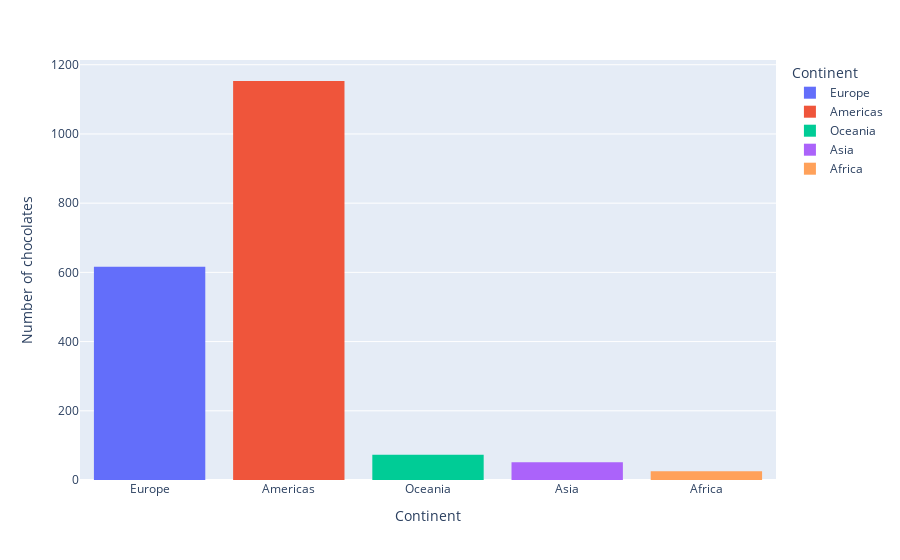

Notebook cell for this chart:
### Code cell
## plotting the bar chart

fig = px.histogram(ds, x="Continent", color='Continent')
fig.update_yaxes(title_text='Number of chocolates')
fig.show()

### Figure 1 — Plotly figure (JSON) as saved in the notebook; plotly's stock layout.template omitted (floating-point values rounded to 4 significant figures; data arrays with more than 128 entries replaced by an {"elided": "..."} marker saying what was removed)
{"data": [{"alignmentgroup": "True", "bingroup": "x", "hovertemplate": "Continent=%{x}<br>count=%{y}<extra></extra>", "legendgroup": "Europe", "marker": {"color": "#636efa", "pattern": {"shape": ""}}, "name": "Europe", "offsetgroup": "Europe", "orientation": "v", "showlegend": true, "x": {"elided": "616 str values"}, "xaxis": "x", "yaxis": "y", "type": "histogram"}, {"alignmentgroup": "True", "bingroup": "x", "hovertemplate": "Continent=%{x}<br>count=%{y}<extra></extra>", "legendgroup": "Americas", "marker": {"color": "#EF553B", "pattern": {"shape": ""}}, "name": "Americas", "offsetgroup": "Americas", "orientation": "v", "showlegend": true, "x": {"elided": "1153 str values"}, "xaxis": "x", "yaxis": "y", "type": "histogram"}, {"alignmentgroup": "True", "bingroup": "x", "hovertemplate": "Continent=%{x}<br>count=%{y}<extra></extra>", "legendgroup": "Oceania", "marker": {"color": "#00cc96", "pattern": {"shape": ""}}, "name": "Oceania", "offsetgroup": "Oceania", "orientation": "v", "showlegend": true, "x": ["Oceania", "Oceania", "Oceania", "Oceania", "Oceania", "Oceania", "Oceania", "Oceania", "Oceania", "Oceania", "Oceania", "Oceania", "Oceania", "Oceania", "Oceania", "Oceania", "Oceania", "Oceania", "Oceania", "Oceania", "Oceania", "Oceania", "Oceania", "Oceania", "Oceania", "Oceania", "Oceania", "Oceania", "Oceania", "Oceania", "Oceania", "Oceania", "Oceania", "Oceania", "Oceania", "Oceania", "Oceania", "Oceania", "Oceania", "Oceania", "Oceania", "Oceania", "Oceania", "Oceania", "Oceania", "Oceania", "Oceania", "Oceania", "Oceania", "Oceania", "Oceania", "Oceania", "Oceania", "Oceania", "Oceania", "Oceania", "Oceania", "Oceania", "Oceania", "Oceania", "Oceania", "Oceania", "Oceania", "Oceania", "Oceania", "Oceania", "Oceania", "Oceania", "Oceania", "Oceania", "Oceania", "Oceania", "Oceania"], "xaxis": "x", "yaxis": "y", "type": "histogram"}, {"alignmentgroup": "True", "bingroup": "x", "hovertemplate": "Continent=%{x}<br>count=%{y}<extra></extra>", "legendgroup": "Asia", "marker": {"color": "#ab63fa", "pattern": {"shape": ""}}, "name": "Asia", "offsetgroup": "Asia", "orientation": "v", "showlegend": true, "x": ["Asia", "Asia", "Asia", "Asia", "Asia", "Asia", "Asia", "Asia", "Asia", "Asia", "Asia", "Asia", "Asia", "Asia", "Asia", "Asia", "Asia", "Asia", "Asia", "Asia", "Asia", "Asia", "Asia", "Asia", "Asia", "Asia", "Asia", "Asia", "Asia", "Asia", "Asia", "Asia", "Asia", "Asia", "Asia", "Asia", "Asia", "Asia", "Asia", "Asia", "Asia", "Asia", "Asia", "Asia", "Asia", "Asia", "Asia", "Asia", "Asia", "Asia", "Asia"], "xaxis": "x", "yaxis": "y", "type": "histogram"}, {"alignmentgroup": "True", "bingroup": "x", "hovertemplate": "Continent=%{x}<br>count=%{y}<extra></extra>", "legendgroup": "Africa", "marker": {"color": "#FFA15A", "pattern": {"shape": ""}}, "name": "Africa", "offsetgroup": "Africa", "orientation": "v", "showlegend": true, "x": ["Africa", "Africa", "Africa", "Africa", "Africa", "Africa", "Africa", "Africa", "Africa", "Africa", "Africa", "Africa", "Africa", "Africa", "Africa", "Africa", "Africa", "Africa", "Africa", "Africa", "Africa", "Africa", "Africa", "Africa", "Africa"], "xaxis": "x", "yaxis": "y", "type": "histogram"}], "layout": {"xaxis": {"anchor": "y", "domain": [0.0, 1.0], "title": {"text": "Continent"}, "categoryorder": "array", "categoryarray": ["Europe", "Americas", "Oceania", "Asia", "Africa", null]}, "yaxis": {"anchor": "x", "domain": [0.0, 1.0], "title": {"text": "Number of chocolates"}}, "legend": {"title": {"text": "Continent"}, "tracegroupgap": 0}, "margin": {"t": 60}, "barmode": "relative"}}
